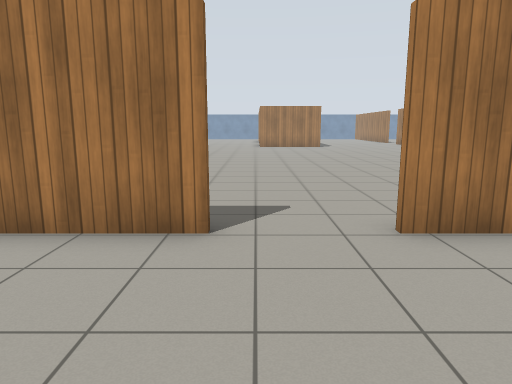
View 1 (above)

19 first-person views from a walk through a Gazebo world. The camera is 1.2 m above the floor, tilts 10° down and sees 70° across. The floor is counted in squares, 1 m on a side. Each view is taken from the middle of a square. On the plan, view 1 faces up. The plan holds only what a view shows up to about 14 squares ahead; the rest is blank. Gazebo's built-in surfaces are drawn with simple patterns.

View 2
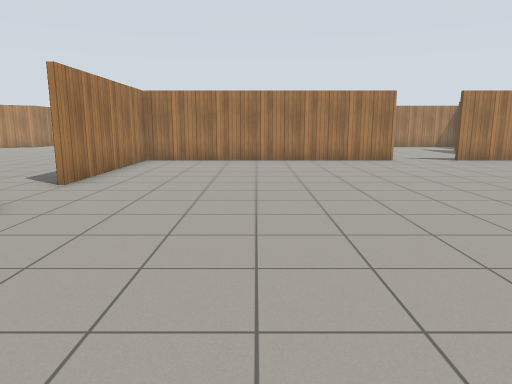

View 3
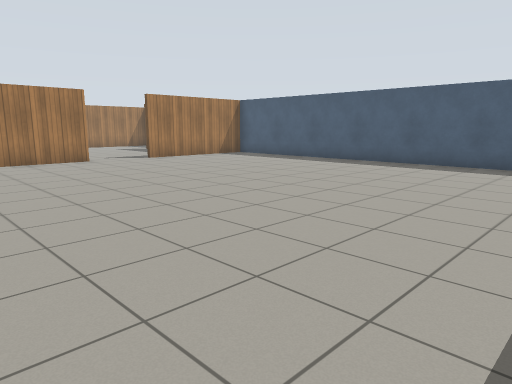

View 4
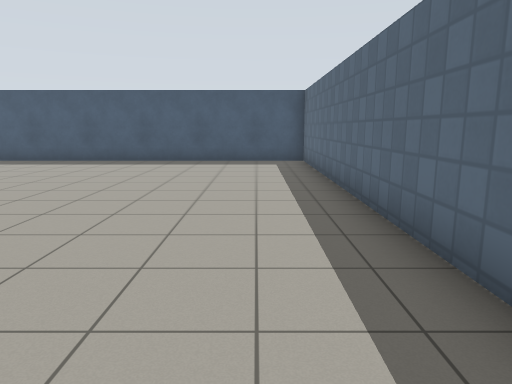

View 5
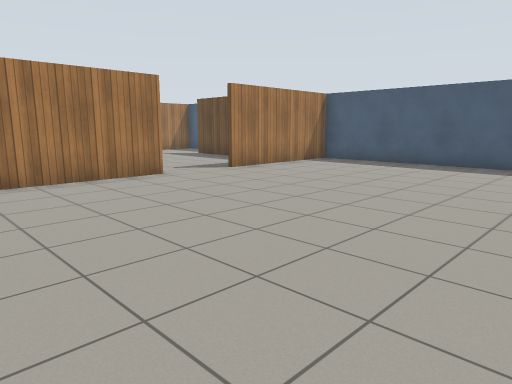

View 6
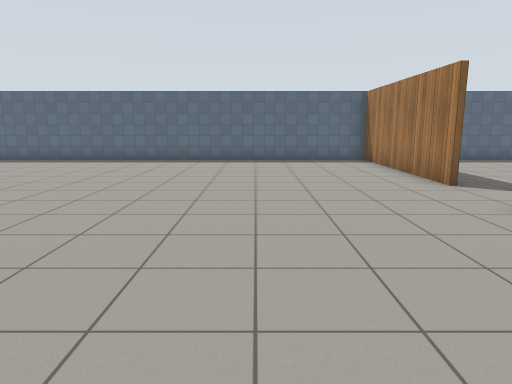

View 7
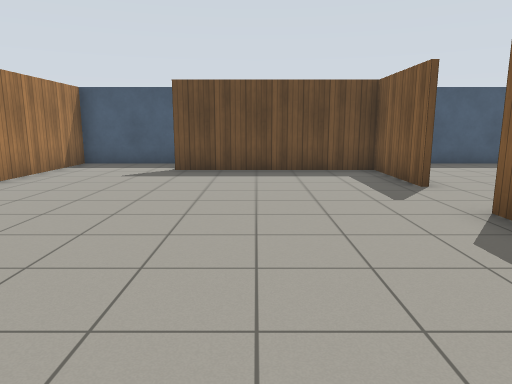

View 8
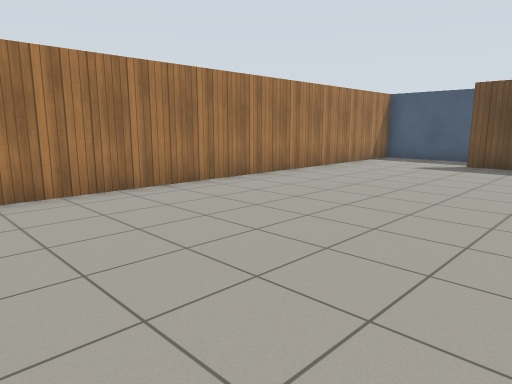

View 9
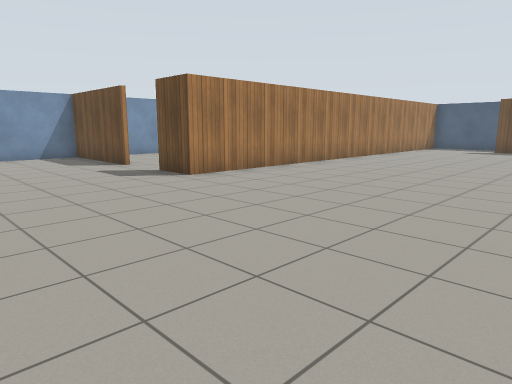

View 10
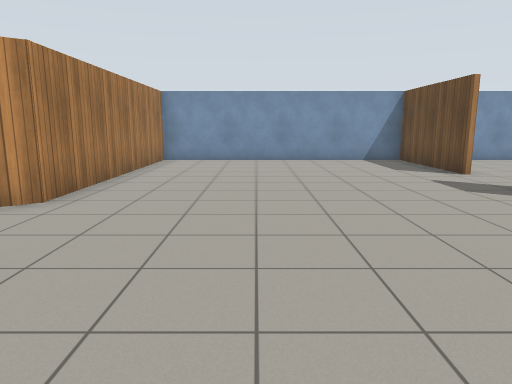

View 11
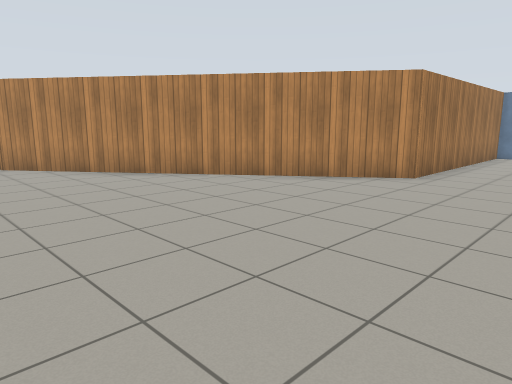

View 12
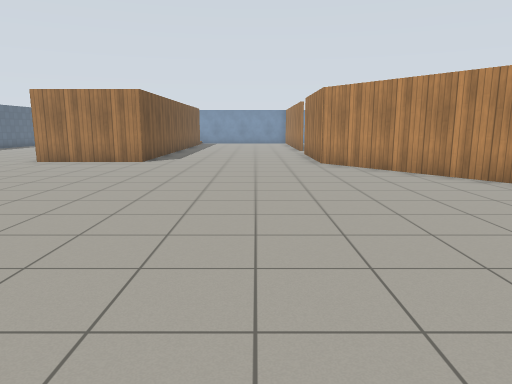

View 13
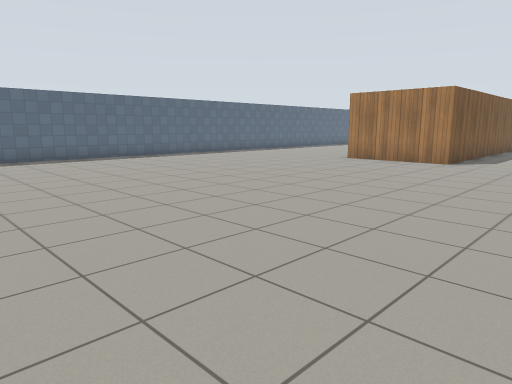

View 14
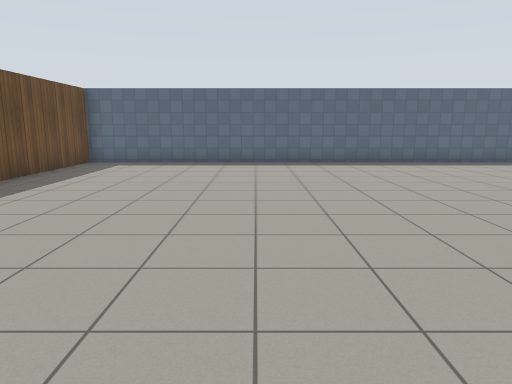

View 15
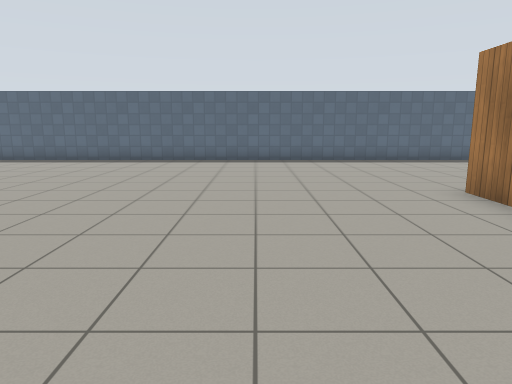

View 16
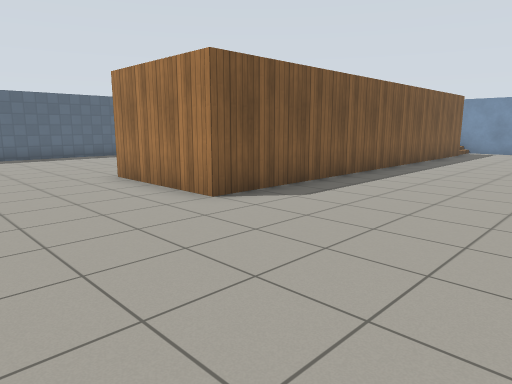

View 17
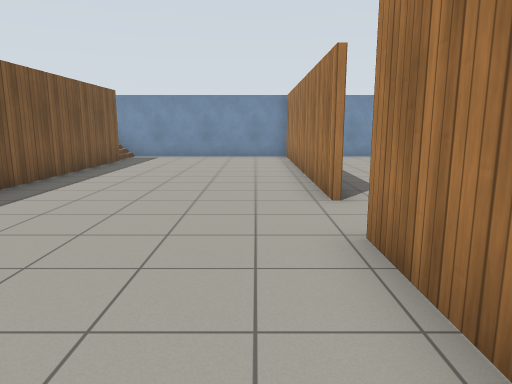

View 18
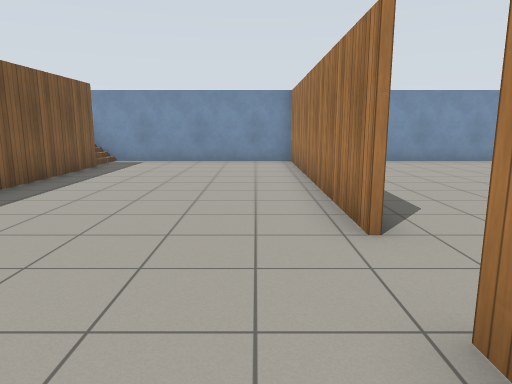

View 19
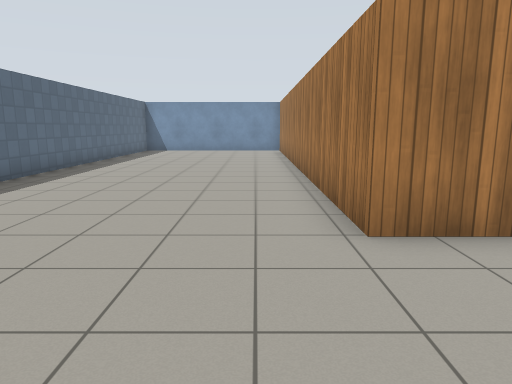

### Floor plan
Points are (right, up) in squares from view 1. A wall is a line through its corners. A room is listed if a view was taken in it or the views show most of it. See-through windows are left out.
Room 1 (views 1, 2, 3, 4, 5, 6)
walls: (7.5, -5.1) (7.5, 4.1) (1.6, 4.1); (-0.5, 4.1) (-6.7, 4.1); (7.5, -10.1) (7.5, -7.4); (-6.7, 4) (-6.7, -12.4) (6.9, -12.4)
ways out: opening at (0.5, 4) to room 2; opening at (7, -11.5) to room 2; opening at (8, -6.5) to room 2
Room 2 (views 7, 8, 9, 10, 11, 12, 13, 14, 15, 16, 17, 18, 19)
walls: (10.2, 28.9) (10.2, 38.3) (3.1, 38.3); (-6.7, 4.2) (-2.1, 4.2); (20.4, 4.6) (24.7, 4.6) (24.7, 13.4) (16.8, 13.4) (10.2, 22.4) (10.2, 27); (7.6, -4.6) (7.6, -5.1); (7.6, -7.4) (7.6, -10.1); (4, 36.5) (4, 22.9) (0.3, 22.9) (0.3, 33.1); (-6.7, 33.4) (-6.7, 4); (8.9, -10.4) (13.4, -10.4); (13.6, -12.4) (16.8, -12.4) (16.8, 4.6) (18.4, 4.6)
ways out: opening at (0.5, 4) to room 1; opening at (7, -11.5) to room 1; opening at (8, -6.5) to room 1; opening at (10, 27.5); opening at (19.5, 4)

Positions as (right, up) in squares from view 1, and headings:
1: (0, 0), facing up
2: (-6, 0), facing right
3: (-6, 0), facing down-right
4: (-5, 1), facing down
5: (-1, 0), facing down-right
6: (7, 0), facing left
7: (11, 0), facing down
8: (10, 2), facing down-right
9: (9, 10), facing down-right
10: (11, 10), facing right
11: (8, 10), facing up-right
12: (8, 10), facing up
13: (8, 10), facing up-left
14: (6, 10), facing left
15: (7, 19), facing left
16: (9, 19), facing up-left
17: (9, 23), facing up
18: (9, 25), facing up
19: (-1, 19), facing up
